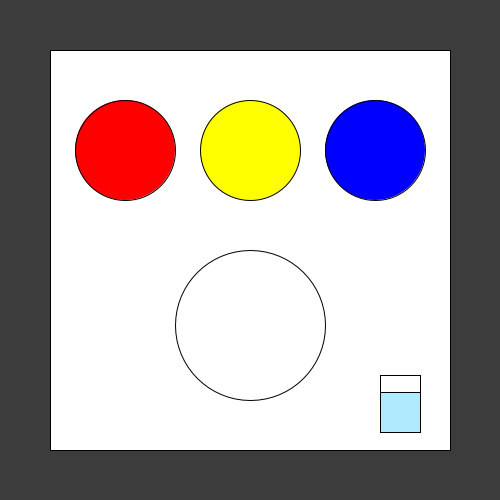
Frame 1 (no input)
Frame 60 (the mouse pressed at the canvas centre just before this capture): identical to frame 1, image omitted
Frame 120 (the mouse held since frame 60 and released just before this capture): identical to frame 1, image omitted

The Processing sketch that drew this single still picture (run headless with seeded random() and noise(); from frame 60 on, the mouse is pressed at the canvas centre):

// Processing sketch: processing_145560
// ── processing_145560.pde

//Heidi Peterson
//Lick-Wilmerding High School, Building and Programming Intelligent Machines: Level 2: Block G
//April 2014
//Helped a lot by teacher Natalie Freed.
//Used Processing website for tutorials on different functions/operations, such as void mousePressed(), void mouseDragged(), void mouseReleased(), and color().
//Used code from the Processing Mouse Functions tutorial <http://processing.org/examples/mousefunctions.html> to improve the drag function of the washcloth.
//Interact with this program to learn how to mix colors. Discover what color is created when you combine red and blue, or what two (or more) colors mix to create aqua. 
//Explore and experiment to find and create the twelve different possible colors. Try to recognize the theory behind color mixing (Why would green and red mix to create brown?)
//If you don't like a color you've created, or have reached the undesirable grey, click on the bucket to grab a washcloth to clear the mixing area. Return the washcloth to the bucket once the area in clean.


// Set colors
int red = color(255, 0, 0);
int yellow = color(255, 255, 0);
int blue = color(0, 0, 255);
int green = color(30, 146, 3);
int orange = color(255, 128, 0);
int purple = color(110, 5, 215);
int brown = color(117, 75, 40);
int white = color(255, 255, 255);
int black = color(0, 0, 0);
int grey = color(102, 102, 102);
int redOrange = color(250, 70, 0);
int yellowOrange = color(255, 180, 0);
int yellowGreen = color(100, 215, 0);
int aqua = color(0, 130, 130);
int magenta = color(180, 0, 255);
int indigo = color(60, 0, 215);

int currentDropColor;
int currentCenterColor = white;
int currentWashclothColor = white;
float currentBucketRed = 175;
float currentBucketGreen = 235;
float currentBucketBlue = 255;

paintCircle redCircle;
paintCircle yellowCircle;
paintCircle blueCircle;
paintDrop drop;
paintCenter center;
washcloth rag;
bucket pail;

void setup()
{
  size(500, 500);
  background(60);
  rectMode(CENTER);
  ellipseMode(RADIUS);
  redCircle = new paintCircle(125, 150, 50, red);
  yellowCircle = new paintCircle(250, 150, 50, yellow);
  blueCircle = new paintCircle(375, 150, 50, blue);
  drop = new paintDrop(mouseX, mouseY);
  center = new paintCenter(250, 325, 75);
  rag = new washcloth(400, 395, 35);
  pail = new bucket(400, 400, 50);
}

void draw()
{
  strokeWeight(1);
  background(60);
  fill(255);
  rect(width/2, height/2, 400, 400);
  
  center.display(currentCenterColor);

  redCircle.display();
  redCircle.takecolor();
  yellowCircle.display();
  yellowCircle.takecolor();
  blueCircle.display();
  blueCircle.takecolor();
  pail.display();
  pail.takeWashcloth();
}

void mousePressed() {
  if (rag.overWashcloth) {         //If the mouse is pressed while over the washcloth, then the washcloth becomes "locked" and it may now be dragged.
    rag.locked = true;
    rag.offsetX = mouseX - rag.x;
    rag.offsetY = mouseY - rag.y;
  } 
  else {
    rag.locked = false;
  }
}

void mouseDragged() {
  if (rag.locked == true) {       //If the mouse is pressed while over the washcloth and dragged, then the washcloth moves with the mouse.
    rag.x = mouseX - rag.offsetX;
    rag.y = mouseY - rag.offsetY;
  }
}

void mouseReleased() 
//Mixing colors (what two colors mix to create a third)
{
  float d = dist(mouseX, mouseY, center.x, center.y);
  if (drop.dropExist == true && d < center.centerRadius && ((currentDropColor == yellow && currentCenterColor == red) || (currentDropColor == red && currentCenterColor == yellow))) 
  {
    currentCenterColor = orange; //Red + Yellow = Orange
  }
  else if (drop.dropExist == true && d < center.centerRadius && ((currentDropColor == yellow && currentCenterColor == blue) || (currentDropColor == blue && currentCenterColor == yellow))) 
  {
    currentCenterColor = green; //Yellow + Blue = Green
  }
  else if (drop.dropExist == true && d < center.centerRadius && ((currentDropColor == red && currentCenterColor == blue) || (currentDropColor == blue && currentCenterColor == red))) 
  {
    currentCenterColor = purple; //Red + Blue = Purple
  }
  else if (drop.dropExist == true && d < center.centerRadius && ((currentDropColor == red && currentCenterColor == green) || (currentDropColor == yellow && currentCenterColor == purple) || (currentDropColor == blue && currentCenterColor == orange))) 
  {
    currentCenterColor = brown; //Red + Green = Brown; Yellow + Purple = Brown; Blue + Orange = Brown
  }
  else if (drop.dropExist == true && d < center.centerRadius && currentDropColor == blue && currentCenterColor == brown) 
  {
    currentCenterColor = black; //Blue + Brown = Black
  }
  else if (drop.dropExist == true && d < center.centerRadius && (currentDropColor == red && currentCenterColor == orange)) 
  {
    currentCenterColor = redOrange; //Red + Orange = Red Orange
  }
  else if (drop.dropExist == true && d < center.centerRadius && (currentDropColor == red && currentCenterColor == purple)) 
  {
    currentCenterColor = magenta; //Red + Purple = Magenta
  }
  else if (drop.dropExist == true && d < center.centerRadius && (currentDropColor == yellow && currentCenterColor == orange)) 
  {
    currentCenterColor = yellowOrange; //Yellow + Orange = Yellow Orange
  }
   else if (drop.dropExist == true && d < center.centerRadius && (currentDropColor == yellow && currentCenterColor == green)) 
  {
    currentCenterColor = yellowGreen; //Yellow + Green = Yellow Green
  }
  else if (drop.dropExist == true && d < center.centerRadius && (currentDropColor == blue && currentCenterColor == green)) 
  {
    currentCenterColor = aqua; //Blue + Green = Aqua
  }
   else if (drop.dropExist == true && d < center.centerRadius && (currentDropColor == blue && currentCenterColor == purple)) 
  {
    currentCenterColor = indigo; //Blue + Purple = Indigo
  }
  else if (drop.dropExist == true && d < center.centerRadius && currentCenterColor == white) 
  {
    currentCenterColor = currentDropColor; //If the center is white/empty, and a color drop is placed on it, then the center becomes the color of the drop.
  }
    else if (drop.dropExist == true && d < center.centerRadius && (currentCenterColor != currentDropColor)) {
    currentCenterColor = grey; //Another other color combinations (besides the same color being dropped on itself) create grey.
  }
  
  //When the mouse is released, the paint drop disappears
  drop.dropExist = false;
  currentDropColor = white;

//If the washcloth is dropped onto the center when it contains a color, the washcloth turns that color and the center becomes white.
//This looks as if the washcloth is absorbing/cleaning the center paint.
  if (rag.washclothExist == true && rag.locked == true && d < center.centerRadius && currentCenterColor != white) {
    currentWashclothColor = currentCenterColor;
    currentCenterColor = white;
  }

//If the washcloth is released on top of the bucket, the washcloth is cleaned and disappears and the water in the bucket gets dirtier.
  if (rag.locked == true && (dist(mouseX, mouseY, pail.x, pail.y)) < ((.4) * pail.bucketHeight)) {
    rag.washclothExist = false;
    if (currentWashclothColor != white) {
      currentBucketRed -= 10;
      currentBucketGreen -= 13.3;
      currentBucketBlue -= 13.3;
    }
    currentWashclothColor = white;
  }

  rag.locked = false;
  rag.overWashcloth = false;
}

class paintCircle {
  float x;
  float y;
  float circleRadius;
  int circleColor;

  paintCircle(float tempx, float tempy, float tempCR, int tempCC) {
    x = tempx;
    y = tempy;
    circleRadius = tempCR;
    circleColor = tempCC;
  }

  void takecolor() 
  //If a paint circle is clicked, then a drop of that paint is created and can be dragged to the center mixing area.
  {
    float d = dist(mouseX, mouseY, x, y);
    if (d < circleRadius && mousePressed && rag.locked == false && drop.dropExist == false) {
      drop.dropExist = true;
      currentDropColor = circleColor;
    }

    if (drop.dropExist == true) {
      drop.display((circleRadius/2), currentDropColor);
    }
  }

  void display() 
  {
    drawCircle(x, y, circleRadius, circleColor);
  }

  void drawCircle(float x, float y, float circleRadius, int circleColor)
  {
    fill(circleColor);
    ellipse(x, y, circleRadius, circleRadius);
  }
}

class paintDrop {
  float x;
  float y;
  boolean dropExist = false;
  int dropColor;

  paintDrop(float tempx, float tempy) {
    x = tempx;
    y = tempy;
  }

  void display(float dropRadius, int dropColor)
  {
    drawDrop(dropRadius, dropColor);
  }

  void drawDrop(float dropRadius, int dropColor)
  {
    fill(dropColor);
    ellipse(mouseX, mouseY, dropRadius, dropRadius);
  }
}

class paintCenter {
  float x;
  float y;
  float centerRadius;

  paintCenter(float tempx, float tempy, float tempCR) {
    x = tempx;
    y = tempy;
    centerRadius = tempCR;
  }

  void display(int centerColor) 
  {
    drawCenter(x, y, centerColor);
  }

  void drawCenter(float x, float y, int centerColor)
  {
    fill(centerColor);
    ellipse(x, y, centerRadius, centerRadius);
  }
}

class bucket {
  float x;
  float y;
  float bucketHeight;

  bucket(float tempx, float tempy, float tempBH) {
    x = tempx;
    y = tempy;
    bucketHeight = tempBH;
  }

  void takeWashcloth()
  //If the bucket is clicked, then a clean washcloth appears.
  {
    float d = dist(mouseX, mouseY, x, y);
    if (d < ((.4) *bucketHeight) && mousePressed && rag.washclothExist == false && drop.dropExist == false) {
      rag.washclothExist = true;
      rag.locked = true;
    }

    if (rag.washclothExist == true) {
      rag.display(currentWashclothColor);
    }
  }

  void display() 
  {
    drawBucket(x, y);
  }

  void drawBucket(float x, float y)
  {
    fill(255);
    rect(x, y, (0.8*bucketHeight), bucketHeight);
    fill(currentBucketRed, currentBucketGreen, currentBucketBlue);
    rect(x, (y+ ((0.25)*bucketHeight)), ((0.8)*bucketHeight), ((0.8)*bucketHeight));
  }
}

class washcloth {
  float x;
  float y;
  float washclothRadius;
  boolean washclothExist = false;
  boolean overWashcloth = false;
  boolean locked = false;
  float offsetX = 0.0;
  float offsetY = 0.0;

  washcloth(float tempx, float tempy, float tempWR) {
    x = tempx;
    y = tempy;
    washclothRadius = tempWR;
  }

  void display(int washclothColor)
  { //If the mouse is moved over the washcloth, then the lines of the washcloth become bold.
    if (mouseY < y+ 40 && mouseY > y && mouseX > x - 7 && mouseX < x + 7) {
      overWashcloth = true;
      if (!locked) {
        strokeWeight(2);
      }
    } 
    else {
      strokeWeight(1);
      overWashcloth = false;
    }

    fill(washclothColor);
    drawWashcloth();
  }

  void drawWashcloth()
  {
    arc(x, y, washclothRadius, washclothRadius, radians(60), radians(120), PIE);
  }
}
